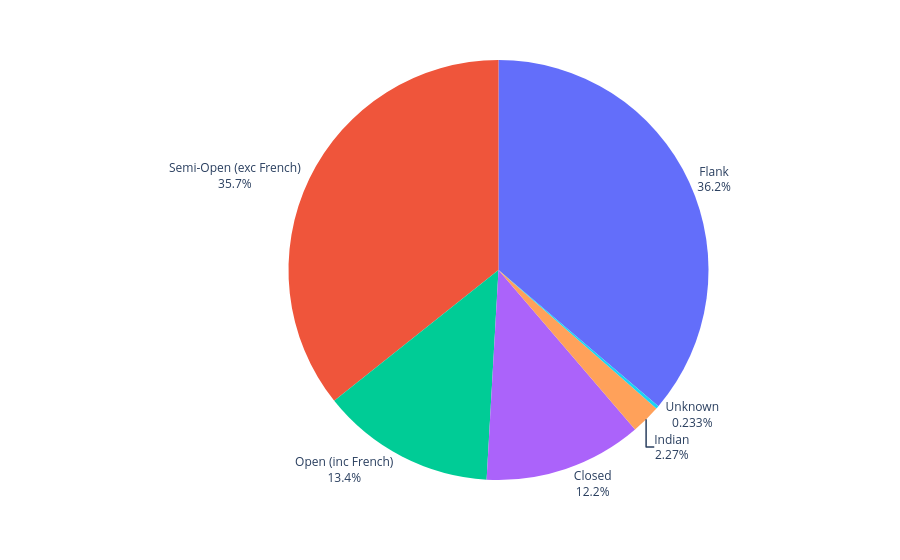

The code cell stored with this chart in its notebook:
### Code cell
fig = px.pie(
    eco_type, 
    names = 'eco_type',
    values = 'count'
)
fig.update_layout(
    showlegend = False
)
fig.update_traces(
    textposition = 'outside',
    textinfo = 'percent+label'
)
fig.show()

### Figure 1 — Plotly figure (JSON) as saved in the notebook; plotly's stock layout.template omitted (floating-point values rounded to 4 significant figures)
{"data": [{"domain": {"x": [0, 1], "y": [0, 1]}, "hovertemplate": "eco_type=%{label}<br>count=%{value}<extra></extra>", "labels": ["Flank", "Semi-Open (exc French)", "Open (inc French)", "Closed", "Indian", "Unknown"], "legendgroup": "", "name": "", "showlegend": true, "textinfo": "percent+label", "textposition": "outside", "type": "pie", "values": [622, 613, 230, 209, 39, 4]}], "layout": {"autosize": true, "legend": {"tracegroupgap": 0}, "margin": {"t": 60}, "showlegend": false}}
